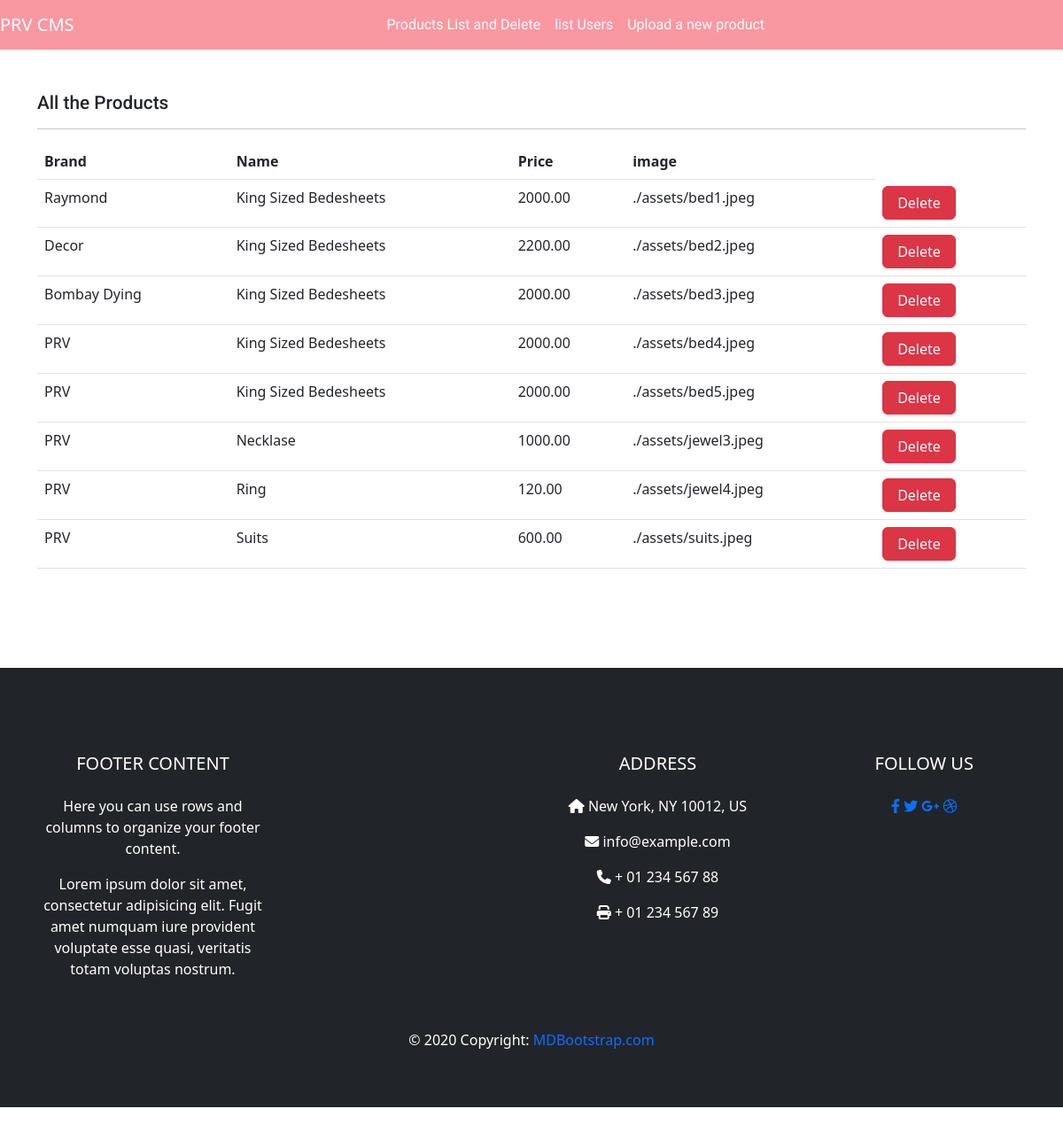
/cms/cms.php, run on an earlier commit of the app's database.
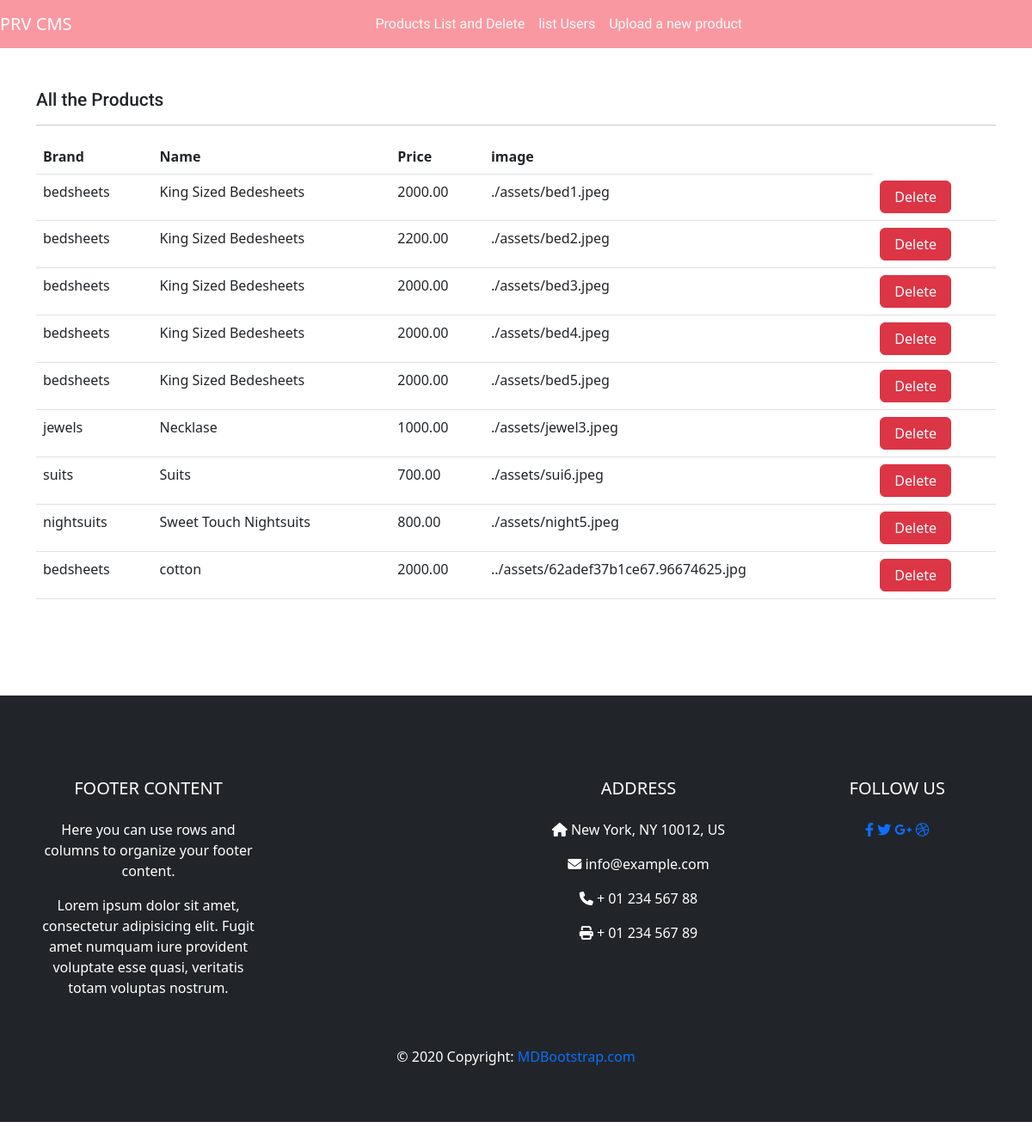
And on a later commit of the database.
### tables this page shows
CREATE TABLE `product` (
  `item_id` int(11) NOT NULL,
  `item_brand` varchar(200) NOT NULL,
  `item_name` varchar(255) NOT NULL,
  `item_price` double(10,2) NOT NULL,
  `item_image` varchar(255) NOT NULL,
  `item_register` datetime DEFAULT NULL
);

### cms/database/DBController.php (called while the page is built, shortened)
<?php
class DBController
{
  protected $SERVER ='localhost';
  protected $USER='root';
  protected $PASSWORD='';
  protected $DB='ecommerce';
  public function __construct(){
    $this->conn = mysqli_connect($this->SERVER,$this->USER,$this->PASSWORD,$this->DB);
  }
}
?>

### cms/functions.php (called while the page is built)
<?php
require('./database/DBController.php');
require('./database/Product.php');
$db =new DBController();
$product = new Product($db);
?>

### cms/database/Product.php (called while the page is built, shortened)
<?php
class Product
{
  public $db =null;
  public function __construct(DBController $db)
  {
    $this->db = $db;
  }
  public function getData($table='product'){
    $result =$this->db->conn->query("SELECT * FROM ($table)  " );
    $resultArray =array();
    while ($item = mysqli_fetch_assoc($result)){
      $resultArray[]=$item;
    }
    return $resultArray;
  }
}
?>

### cms/cms.php (the view, shortened to what this page needs)
<!DOCTYPE html>
<html lang="en">
  <head>
    <link
      rel="stylesheet"
      href="https://cdnjs.cloudflare.com/ajax/libs/OwlCarousel2/2.3.4/assets/owl.carousel.min.css"
    />
    <link
      rel="stylesheet"
      href="https://cdnjs.cloudflare.com/ajax/libs/OwlCarousel2/2.3.4/assets/owl.theme.default.min.css"
    />
    <link
      href="https://cdn.jsdelivr.net/npm/bootstrap@5.2.0-beta1/dist/css/bootstrap.min.css"
      rel="stylesheet"
    />
    <link
      rel="stylesheet"
      href="https://cdnjs.cloudflare.com/ajax/libs/font-awesome/6.1.1/css/all.min.css"
    />
    <link rel="stylesheet" href="../style.css" />
    <link
      rel="stylesheet"
      href="https://cdnjs.cloudflare.com/ajax/libs/font-awesome/6.1.1/css/all.min.css"
    />
    <?php require('./functions.php');
    ?>
  </head>
  <body>
    <header id="header">
      <nav class="navbar navbar-expand-lg navbar-dark color-primary-bg">
        <a class="navbar-brand" href="#">PRV CMS</a>
        <div class="collapse navbar-collapse" id="navbarSupportedContent">
          <ul class="navbar-nav m-auto font-urban">
            <li class="nav-item active">
              <a class="nav-link color-baby-white" href="cms.php"
                >Products List and Delete<span class="sr-only">(current)</span></a
              >
            </li>
            <li class="nav-item">
              <a class="nav-link color-baby-white" href="user.php"
                >list Users</a>
            </li>
            <li class="nav-item">
              <a class="nav-link color-baby-white" href="upload.php">Upload a new product</a>
            </li>
          </ul>
        </div>
      </nav>
    </header>
    <main>
      <?php
$product_shuffle = $product->getData();
?>
      <div class="container py-5">
        <h4 class="font-roboto font-size-20">All the Products</h4>
        <hr>
          <table class="table">
  <thead>
    <tr>
      <th scope="col">Brand</th>
      <th scope="col">Name</th>
      <th scope="col">Price</th>
      <th scope="col">image</th>
    </tr>
  </thead>
  <tbody>
    <?php foreach($product_shuffle as $item): ?>
  <tr>
      <td><?php echo $item['item_brand'] ?></td>
      <td><?php echo $item['item_name'] ?></td>
      <td><?php echo $item['item_price'] ?></td>
      <td><?php echo $item['item_image'] ?></td>
      <td>
         <form method='POST'>
                  <button type="submit" class="btn font-baloo btn-danger px-3 border-right" name='delete-cart-submit'>Delete</button>
          </form>
      </td>
    </tr>
  <?php  endforeach;?>
  </tbody>
</table>
      </div>
    </main>
    <?php
include('../footer.php');
?>
  </body>
</html>

### footer.php (shortened to what this page needs)
<footer id="footer" class="bg-dark text-white py-5 my-5">
    <footer class="page-footer font-small mdb-color lighten-3 pt-4">
  <div class="container text-center text-md-left">
    <div class="row">
      <div class="col-md-4 col-lg-3 mr-auto my-md-4 my-0 mt-4 mb-1">
        <h5 class="font-weight-bold text-uppercase mb-4">Footer Content</h5>
        <p>Here you can use rows and columns to organize your footer content.</p>
        <p>Lorem ipsum dolor sit amet, consectetur adipisicing elit. Fugit amet numquam iure provident voluptate
          esse
          quasi, veritatis totam voluptas nostrum.</p>
      </div>
      <div class="col-md-2 col-lg-2 mx-auto my-md-4 my-0 mt-4 mb-1">
      </div>
      <div class="col-md-4 col-lg-3 mx-auto my-md-4 my-0 mt-4 mb-1">
        <h5 class="font-weight-bold text-uppercase mb-4">Address</h5>
        <ul class="list-unstyled">
          <li>
            <p>
              <i class="fas fa-home mr-3"></i> New York, NY 10012, US</p>
          </li>
          <li>
            <p>
              <i class="fas fa-envelope mr-3"></i> info@example.com</p>
          </li>
          <li>
            <p>
              <i class="fas fa-phone mr-3"></i> + 01 234 567 88</p>
          </li>
          <li>
            <p>
              <i class="fas fa-print mr-3"></i> + 01 234 567 89</p>
          </li>
        </ul>
      </div>
      <div class="col-md-2 col-lg-2 text-center mx-auto my-4">
        <h5 class="font-weight-bold text-uppercase mb-4">Follow Us</h5>
        <a type="button" class="btn-floating btn-fb">
          <i class="fab fa-facebook-f"></i>
        </a>
        <a type="button" class="btn-floating btn-tw">
          <i class="fab fa-twitter"></i>
        </a>
        <a type="button" class="btn-floating btn-gplus">
          <i class="fab fa-google-plus-g"></i>
        </a>
        <a type="button" class="btn-floating btn-dribbble">
          <i class="fab fa-dribbble"></i>
        </a>
      </div>
    </div>
  </div>
  <div class="footer-copyright text-center py-3">© 2020 Copyright:
    <a href="https://mdbootstrap.com/"> MDBootstrap.com</a>
  </div>
</footer>
    </footer>
</body>
</html>

### style.css (style rules this page uses)
button, button:focus { outline: none !important; box-shadow: none !important; }
a { text-decoration: none; }
.font-roboto { font-family: "Roboto", sans-serif; }
.font-urban { font-family: "Urbanist", sans-serif; }
.font-size-20 { font-size: 1.3rem; }
.color-primary-bg { background-color: #fa98a2; }
.color-baby-white { color: #fffcf9; }

What changed in the data, as far as the page shows it:
removed product: item_brand "PRV", item_name "Ring", item_price "120.00", item_image "./assets/jewel4.jpeg"
removed product: item_brand "PRV", item_name "Suits", item_price "600.00", item_image "./assets/suits.jpeg"
changed product "./assets/bed1.jpeg": item_brand "Raymond" → "bedsheets"
changed product "./assets/bed2.jpeg": item_brand "Decor" → "bedsheets"
changed product "./assets/bed3.jpeg": item_brand "Bombay Dying" → "bedsheets"
changed product "./assets/bed4.jpeg": item_brand "PRV" → "bedsheets"
changed product "./assets/bed5.jpeg": item_brand "PRV" → "bedsheets"
changed product "Necklase": item_brand "PRV" → "jewels"
added product: item_brand "suits", item_name "Suits", item_price "700.00", item_image "./assets/sui6.jpeg"
added product: item_brand "nightsuits", item_name "Sweet Touch Nightsuits", item_price "800.00", item_image "./assets/night5.jpeg"
added product: item_brand "bedsheets", item_name "cotton", item_price "2000.00", item_image "../assets/62adef37b1ce67.96674625.jpg"
